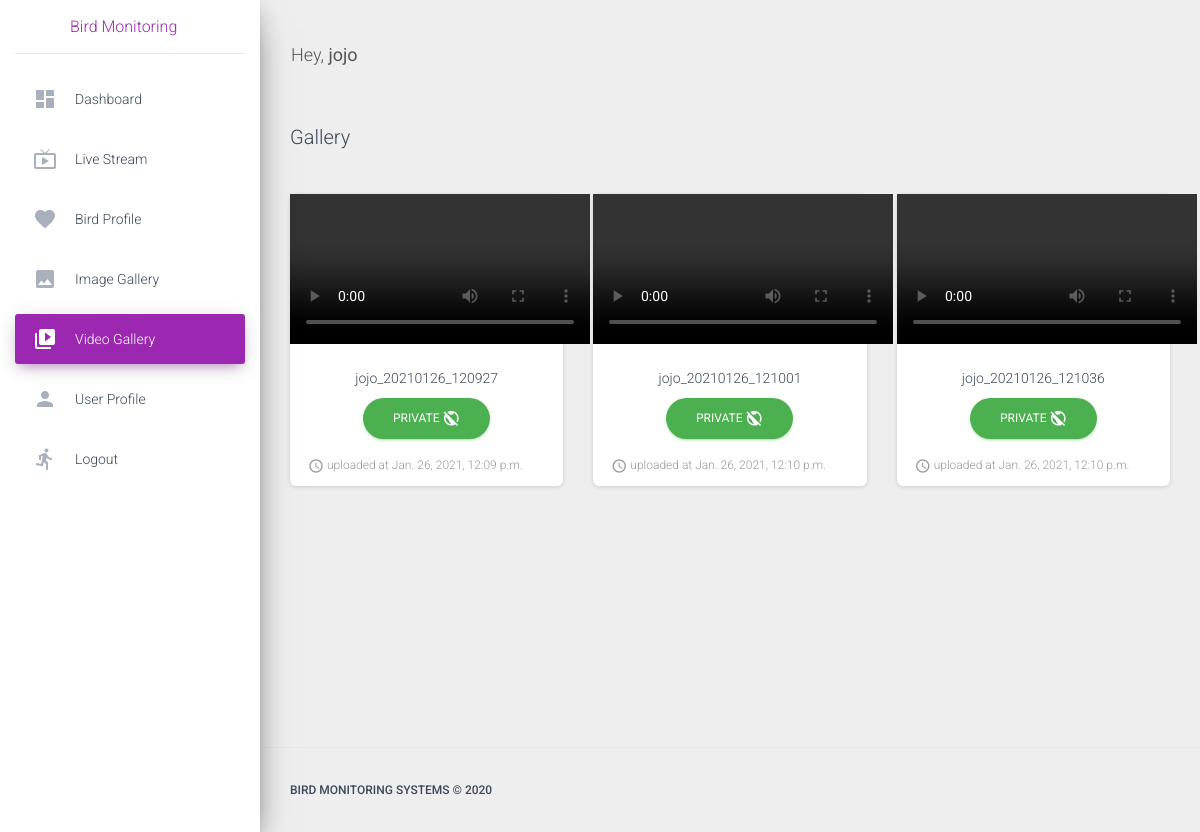
Screenshot of /make-video-public/5/ (signed in) with the database file from the repository.
### app/models.py (models this page shows, shortened)
class Videos(models.Model):
    title = models.CharField(max_length=50)
    video_file = models.FileField(upload_to='videos')
    user = models.ForeignKey(User, on_delete=models.CASCADE, default=1)
    uploaded_at = models.DateTimeField(auto_now_add=True)
    sharable = models.IntegerField(default=0)
    class Meta:
        db_table = 'Videos'

### app/views.py (the view)
# urls.py: path('make-video-public/<int:pk>/', views.make_video_public.as_view(), name='make-video-public'),
class make_video_public(LoginRequiredMixin, generic.DetailView):
    login_url = '/login/'
    template_name = 'video-list.html'
    model = Videos
    def get_context_data(self, **kwargs):
        video_data = []
        video = list(Videos.objects.filter(id=self.kwargs.get('pk')))
        for i in video:
            video_data.append(i.sharable)
        print(video_data[0])
        print(self.kwargs.get('pk'))
        if video_data[0] == 0:
            Videos.objects.filter(id=self.kwargs.get('pk')).update(sharable=1)
        elif video_data[0] == 1:
            Videos.objects.filter(id=self.kwargs.get('pk')).update(sharable=0)
        context = {'segment': 'videos', "video_list": Videos.objects.filter(user=self.request.user)}
        return context

### app/templates/video-list.html (shortened to what this page needs)
{% extends "base.html" %}
{% block content %}
    <div class="navbar-wrapper">
        <h3 class="navbar-brand">Gallery</h3>
    </div>
    <div class="row">
    {% if video_list %}
        {% for video in video_list %}
            <div class="col-md-4">
                <div class="card card-profile">
                    <div class="card-image">
                        <video controls>
                            <source src='{{ MEDIA_URL }}{{ video.video_file }}' type='video/mp4'>Your browser does not support the video tag.
                        </video>
                    </div>
                    <div class="card-body">
                        <p class="card-title">{{ video.title }}</p>
                        {% if video.sharable %}
                            <a href="{% url 'make-video-public' video.id %}" class="btn btn-raised btn-danger btn-round">public <i class="material-icons">public</i></a>
                        {% else %}
                            <a href="{% url 'make-video-public' video.id %}" class="btn btn-success btn-round">private <i class="material-icons">public_off</i></a>
                        {% endif %}
                    </div>
                    <div class="card-footer">
                    <div class="stats">
                        <i class="material-icons">access_time</i> uploaded at {{ video.uploaded_at }}
                    </div>
                </div>
                </div>
            </div>
        {% endfor %}
    {% else %}
        <div class="col-md-4">
            <br>
            <p>No videos available in Gallery</p>
        </div>
    {% endif %}
    </div>
{% endblock content %}

### app/templates/includes/navigation.html (shortened to what this page needs)
<nav class="navbar navbar-expand-lg navbar-transparent navbar-absolute fixed-top ">
    <div class="container-fluid">
        {% if user.is_authenticated %}
            <div class="navbar-wrapper">
                <h3 class="navbar-brand">Hey, <b>{{ request.user.username }}</b></h3>
            </div>
        {% else %}
            <div class="navbar-wrapper">
                <h3 class="navbar-brand"><b>Register</b> to continue</h3>
            </div>
        {% endif %}
    </div>
</nav>

### rows the page displays
Videos: title "jojo_20210126_120927", sharable "PRIVATE", uploaded_at "Jan. 26, 2021, 12:09 p.m."
Videos: title "jojo_20210126_121001", sharable "PRIVATE", uploaded_at "Jan. 26, 2021, 12:10 p.m."
Videos: title "jojo_20210126_121036", sharable "PRIVATE", uploaded_at "Jan. 26, 2021, 12:10 p.m."

### other values shown
{{ request.user.username }} "jojo"
